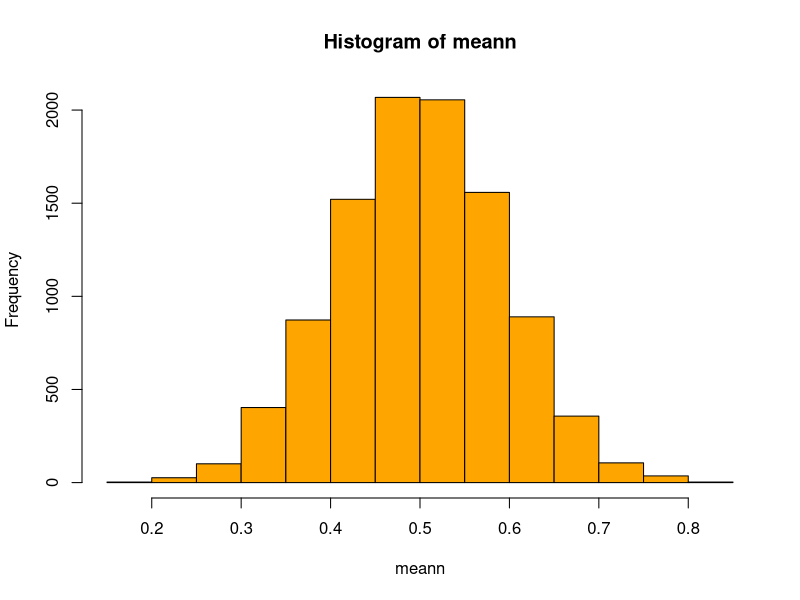

Generate this figure with R:
#OLS and WLS - solution changes only in terms of weights.
?lowess
# lowess - for single variable. 
# loess - for more than one variable 
# h too large --- oversmoothing ; if too small - undersmoothing

#Central Limit Theorem
meann=c()
y<-c(1:10000)
for (s in y) {
  s<-runif(10)
  meann<-append(meann, mean(s))
}

hist(meann,col="Orange")

?hist()
print(mean(meann))